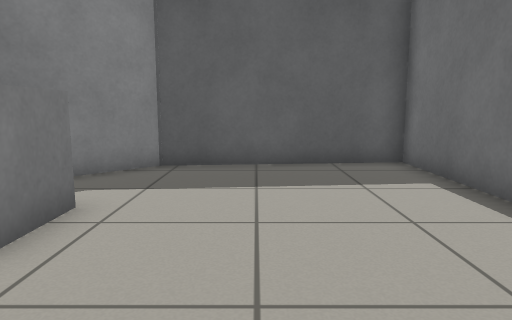
View 1 (above)

16 first-person views from a walk through a robot-simulator world made for Gazebo. The camera is 0.72 m above the floor, tilts 8° down and sees 70° across. The floor is counted in squares, 0.5 m on a side. Each view is taken from the middle of a square. On the plan, view 1 faces up. The plan holds only what a view shows up to about 16 squares ahead; the rest is blank. The place goes on beyond the plan. The robots in the file are not drawn.

View 2
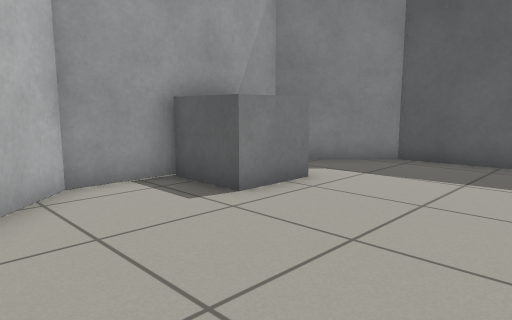

View 3
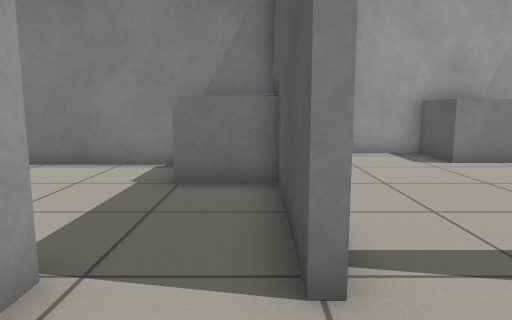

View 4
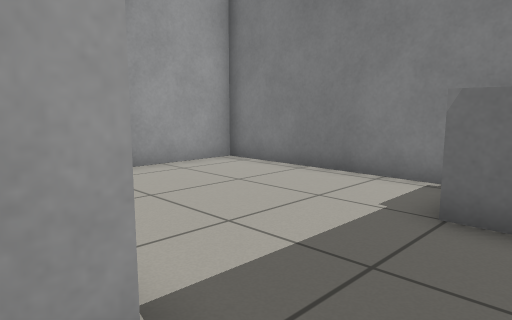

View 5
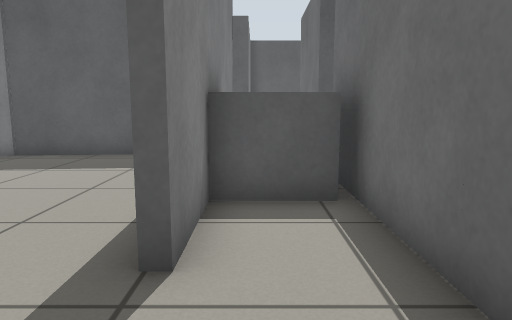

View 6
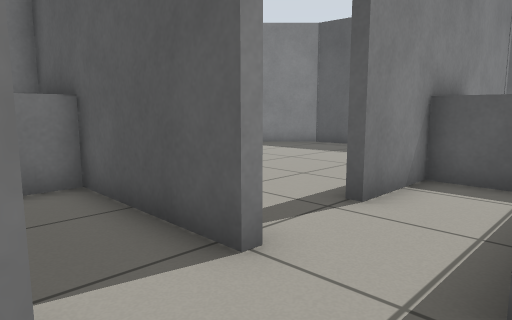

View 7
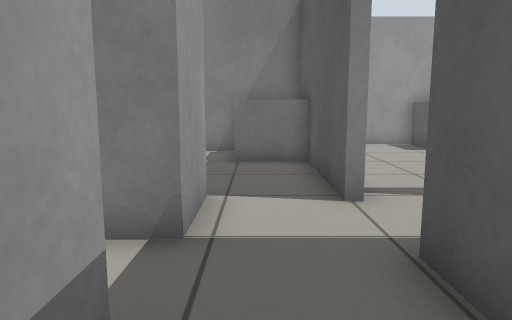

View 8
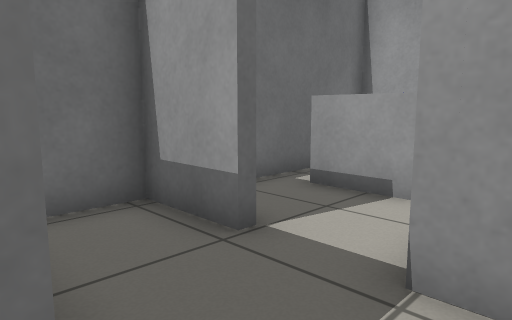

View 9
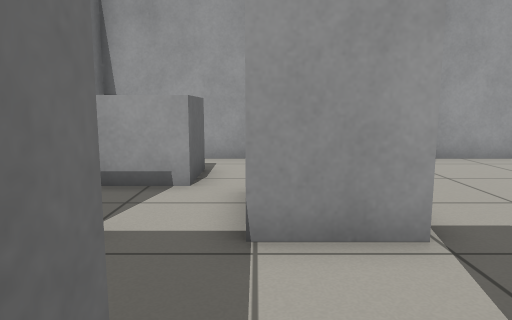

View 10
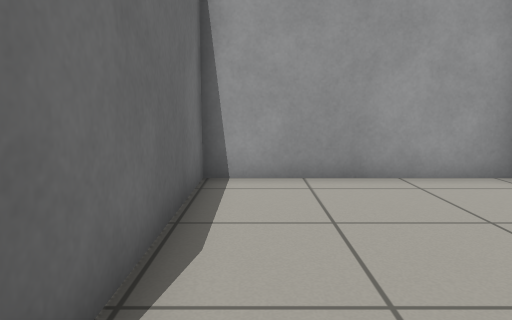

View 11
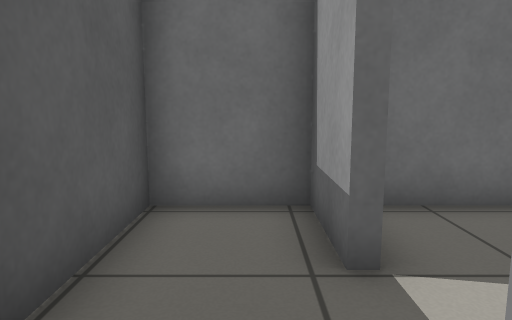

View 12
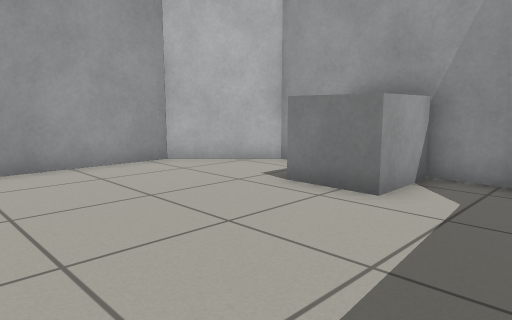

View 13
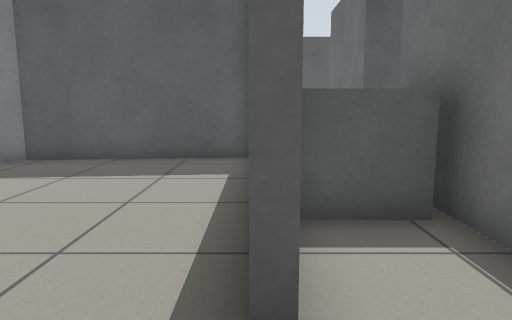

View 14
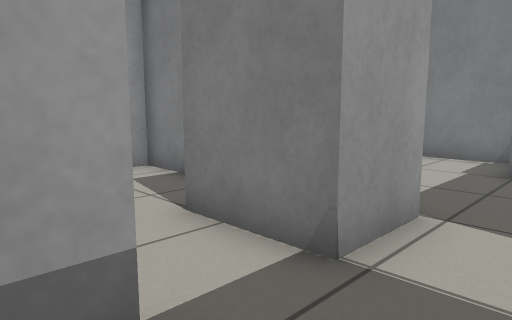

View 15
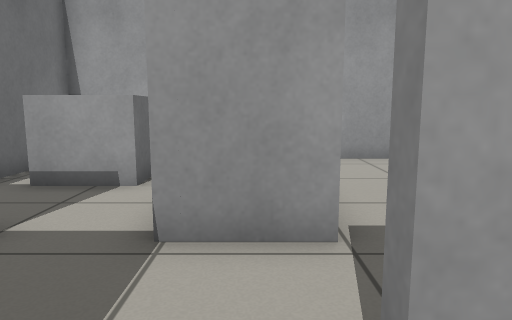

View 16
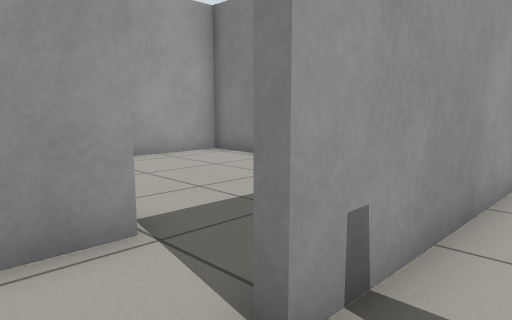

### Floor plan
Ten units are one square. View 1 is at (0, 0); x grows to the right and y downward. Boxes are objects, and circles mark ways between rooms. Rooms are numbered by the first view taken in them; rooms with no view inside come last. Other rooms are left out.
<svg viewBox="-54 -103 162 213">
<path fill="none" stroke="#000" d="M5 13 44 13M-24 36 -24 105 41 105 41 44M43 -11 39 -11M44 16 6 16M41 -55 41 -98 -24 -92 -49 -67 -49 -11 -26 12 -14 13M44 13 44 16M43 -86 43 -11M79 -88 68 -88M40 38 61 38M80 38 103 38 103 14 66 14 66 -59M43 87 43 105 103 105 103 49M61 38 61 64"/>
<rect x="-45" y="-55" width="20" height="30" fill="#bbb"><title>other object</title></rect>
<rect x="-25" y="15" width="30" height="20" fill="#bbb"><title>other object</title></rect>
<rect x="45" y="-45" width="20" height="10" fill="#bbb"><title>other object</title></rect>
<rect x="65" y="65" width="30" height="20" fill="#bbb"><title>other object</title></rect>
<circle cx="40" cy="10" r="3" fill="#2a7"/>
<circle cx="75" cy="40" r="3" fill="#2a7"/>
<text x="0" y="0">1</text>
<text x="60" y="-30">2</text>
<text x="80" y="80">3</text>
</svg>
Room 1 opens to room 2. Room 2 opens to room 3.

Where each view was taken, in squares from view 1:
view 1: 0 up, 0 right, facing up
view 2: 1 down, 2 right, facing up-left
view 3: 2 down, 7 right, facing left
view 4: 2 down, 5 right, facing down-left
view 5: 2 down, 5 right, facing up
view 6: 4 down, 7 right, facing up-left
view 7: 3 down, 10 right, facing left
view 8: 1 down, 5 right, facing down-right
view 9: 0 up, 6 right, facing down
view 10: 3 down, 3 right, facing down
view 11: 3 down, 5 right, facing right
view 12: 8 up, 3 right, facing down-left
view 13: 1 down, 4 right, facing up
view 14: 2 down, 9 right, facing down-left
view 15: 0 up, 5 right, facing down
view 16: 0 up, 6 right, facing down-left
